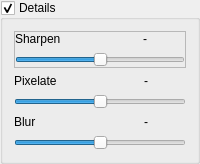
        <widget class="QGroupBox" name="coreGroupBox3_2">
         <property name="title">
          <string>Details</string>
         </property>
         <property name="checkable">
          <bool>true</bool>
         </property>
         <layout class="QVBoxLayout" name="verticalLayout_15">
          <item>
           <widget class="QFrame" name="detailsFrame">
            <property name="frameShape">
             <enum>QFrame::StyledPanel</enum>
            </property>
            <property name="frameShadow">
             <enum>QFrame::Raised</enum>
            </property>
            <layout class="QVBoxLayout" name="verticalLayout_16">
             <property name="leftMargin">
              <number>0</number>
             </property>
             <property name="topMargin">
              <number>0</number>
             </property>
             <property name="rightMargin">
              <number>0</number>
             </property>
             <property name="bottomMargin">
              <number>0</number>
             </property>
             <item>
              <layout class="QVBoxLayout" name="hueVerticalLayout_2">
               <item>
                <layout class="QHBoxLayout" name="horizontalLayout_11">
                 <item>
                  <widget class="QLabel" name="sha_lb">
                   <property name="text">
                    <string>Sharpen</string>
                   </property>
                  </widget>
                 </item>
                 <item>
                  <widget class="QLabel" name="sha_v_lb">
                   <property name="text">
                    <string>-</string>
                   </property>
                   <property name="alignment">
                    <set>Qt::AlignRight|Qt::AlignTrailing|Qt::AlignVCenter</set>
                   </property>
                  </widget>
                 </item>
                 <item>
                  <widget class="QPushButton" name="sha_pb">
                   <property name="sizePolicy">
                    <sizepolicy hsizetype="Maximum" vsizetype="Fixed">
                     <horstretch>0</horstretch>
                     <verstretch>0</verstretch>
                    </sizepolicy>
                   </property>
                   <property name="styleSheet">
                    <string notr="true">border:none; background:transparent;</string>
                   </property>
                   <property name="text">
                    <string/>
                   </property>
                   <property name="icon">
                    <iconset resource="icons.qrc">
                     <normaloff>:/icons/arrow-go-back-line.png</normaloff>:/icons/arrow-go-back-line.png</iconset>
                   </property>
                  </widget>
                 </item>
                </layout>
               </item>
               <item>
                <widget class="coreSlider" name="sharpen">
                 <property name="minimum">
                  <number>-100</number>
                 </property>
                 <property name="orientation">
                  <enum>Qt::Horizontal</enum>
                 </property>
                </widget>
               </item>
              </layout>
             </item>
            </layout>
           </widget>
          </item>
          <item>
           <layout class="QVBoxLayout" name="hueVerticalLayout_4">
            <item>
             <layout class="QHBoxLayout" name="horizontalLayout_13">
              <item>
               <widget class="QLabel" name="pix_lb">
                <property name="text">
                 <string>Pixelate</string>
                </property>
               </widget>
              </item>
              <item>
               <widget class="QLabel" name="pix_v_lb">
                <property name="text">
                 <string>-</string>
                </property>
                <property name="alignment">
                 <set>Qt::AlignRight|Qt::AlignTrailing|Qt::AlignVCenter</set>
                </property>
               </widget>
              </item>
              <item>
               <widget class="QPushButton" name="pix_pb">
                <property name="sizePolicy">
                 <sizepolicy hsizetype="Maximum" vsizetype="Fixed">
                  <horstretch>0</horstretch>
                  <verstretch>0</verstretch>
                 </sizepolicy>
                </property>
                <property name="styleSheet">
                 <string notr="true">border:none; background:transparent;</string>
                </property>
                <property name="text">
                 <string/>
                </property>
                <property name="icon">
                 <iconset resource="icons.qrc">
                  <normaloff>:/icons/arrow-go-back-line.png</normaloff>:/icons/arrow-go-back-line.png</iconset>
                </property>
               </widget>
              </item>
             </layout>
            </item>
            <item>
             <widget class="coreSlider" name="pixelate">
              <property name="minimum">
               <number>-100</number>
              </property>
              <property name="orientation">
               <enum>Qt::Horizontal</enum>
              </property>
             </widget>
            </item>
           </layout>
          </item>
          <item>
           <layout class="QVBoxLayout" name="hueVerticalLayout_5">
            <item>
             <layout class="QHBoxLayout" name="horizontalLayout_20">
              <item>
               <widget class="QLabel" name="gau_lb">
                <property name="text">
                 <string>Blur</string>
                </property>
               </widget>
              </item>
              <item>
               <widget class="QLabel" name="gau_v_lb">
                <property name="text">
                 <string>-</string>
                </property>
                <property name="alignment">
                 <set>Qt::AlignRight|Qt::AlignTrailing|Qt::AlignVCenter</set>
                </property>
               </widget>
              </item>
              <item>
               <widget class="QPushButton" name="gau_pb">
                <property name="sizePolicy">
                 <sizepolicy hsizetype="Maximum" vsizetype="Fixed">
                  <horstretch>0</horstretch>
                  <verstretch>0</verstretch>
                 </sizepolicy>
                </property>
                <property name="styleSheet">
                 <string notr="true">border:none; background:transparent;</string>
                </property>
                <property name="text">
                 <string/>
                </property>
                <property name="icon">
                 <iconset resource="icons.qrc">
                  <normaloff>:/icons/arrow-go-back-line.png</normaloff>:/icons/arrow-go-back-line.png</iconset>
                </property>
               </widget>
              </item>
             </layout>
            </item>
            <item>
             <widget class="coreSlider" name="gaussianblur">
              <property name="minimum">
               <number>-100</number>
              </property>
              <property name="orientation">
               <enum>Qt::Horizontal</enum>
              </property>
             </widget>
            </item>
           </layout>
          </item>
         </layout>
        </widget>
